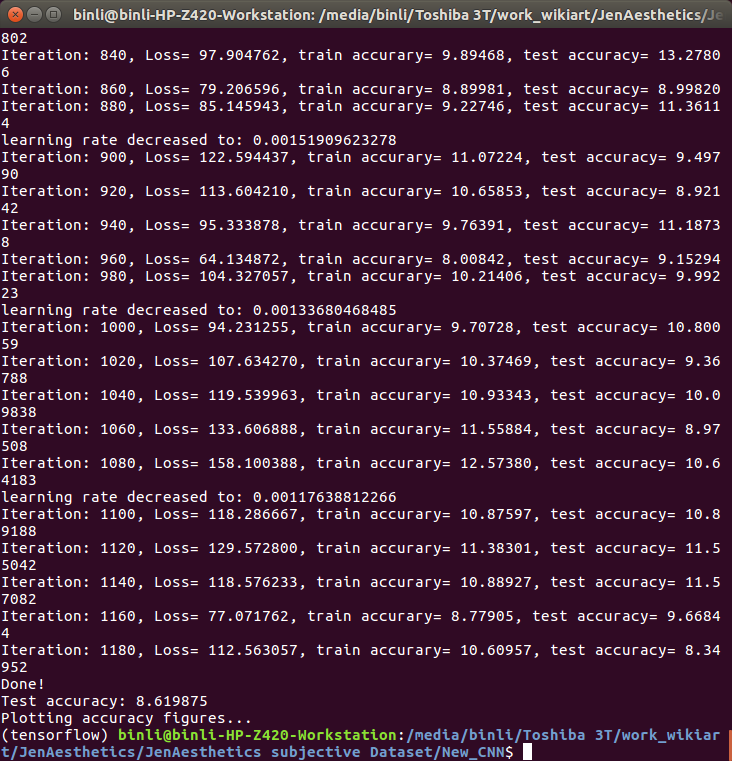
#> input picture Screenshot from 2017-10-07 05-33-50.png, 732 x 761 px
$ python -i resize.py   (imports and definitions only)   (Python 2 division)   (older library calls are emulated)
#> lines starting #> are read from the running program, lines starting #| are printed output that depends on the picture
#> further down, picture is the input picture: PIL image 732x761 RGBA; mean R, G, B, A 64.3, 30.7, 53.5, 255

# coding: utf-8

# In[28]:

import os, sys
from PIL import Image


# In[37]:

#The desired value of the side of the square image after cropping
desire_value = 256

#resize shortside to the desire value while remain ratio
def ratio_resize (longside, shortside):
    long_side_precent = (desire_value/float(shortside))
    longside = int(float(longside)*long_side_precent)
    return longside

# run the ratio_resize and then crop the longside to the desired value
def ratio_cropping (image):
    if image.size[0] > image.size[1]:
        image = image.resize((ratio_resize(image.size[0], image.size[1]),desire_value), Image.ANTIALIAS)
        image = image.crop(((image.size[0]/2 - desire_value/2),0,(image.size[0]/2 + desire_value/2),desire_value))
    elif image.size[0] < image.size[1]:
        image = image.resize((desire_value, ratio_resize(image.size[1], image.size[0])), Image.ANTIALIAS)
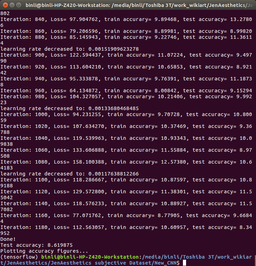
#> image: PIL image 256x266 RGBA; mean R, G, B, A 64.3, 31, 53.4, 255
        image = image.crop((0,(image.size[1]/2 - desire_value/2),desire_value,(image.size[1]/2 + desire_value/2)))
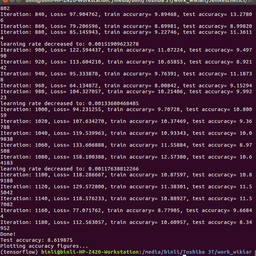
#> image: PIL image 256x256 RGBA; mean R, G, B, A 63.6, 29.5, 52.4, 255
    else:
        image = image.resize((desire_value,desire_value))
    return image

# loop through current directory and save the resize image to "resize" folder (need to create in advance)
# [7 lines not run here, left out]


# In[ ]:

>>> from PIL import Image
>>> picture = Image.open('../Screenshot from 2017-10-07 05-33-50.png')
>>> result = ratio_cropping(picture)
